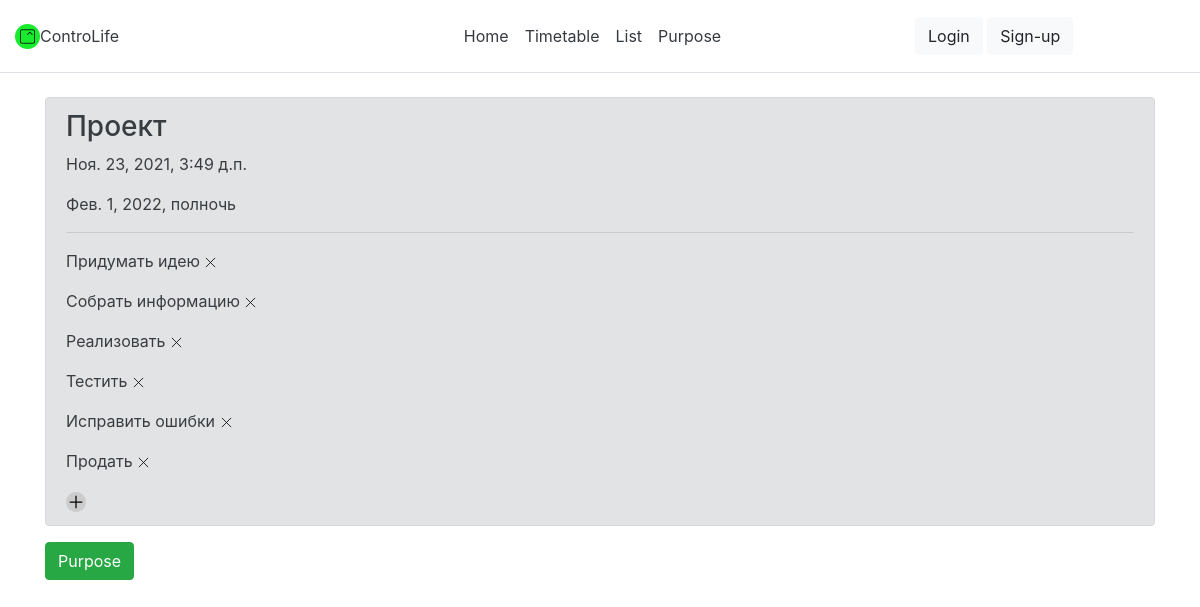
Page /change_purpose/5 on the committed database.
### main/models.py (models this page shows, shortened)
class Purpose(models.Model):
    name = models.CharField('Name', max_length=100)
    task = models.ManyToManyField(Task)
    start = models.DateTimeField('Start', auto_now_add=True)
    finish = models.DateTimeField('Finish', auto_now_add=True)
    planed = models.DateTimeField('Planed')

class Task(models.Model):
    name = models.CharField('Task', max_length=100)
    time = models.TimeField('Time')

### main/views.py (the view)
# urls.py: path('change_purpose/<int:idp>', views.change_purpose, name="change_purpose"),
def change_purpose(request, idp):
    d = Purpose.objects.get(id=idp)
    return render(request, 'main/change_purpose.html', {'title': 'Purpose', 'd': d})

### main/templates/main/change_purpose.html (shortened to what this page needs)
{% extends 'main/base.html' %}
{% load static %}
{% block content %}
    {% if d %}
        <div class="alert alert-secondary" role="alert">
            <h3>{{ d.name }}</h3>
            <p>{{ d.start }}</p>
            <p>{{ d.planed }}</p>
            <hr>
            {% for t in d.task.all %}
            <p>{{ t.name }} <a href="{% url 'main:dell_purpose' d.id t.id %}"><img src="{% static 'main/img/dell.svg' %}" alt="Dell"></a></p>
            {% endfor %}
           <a href="{% url 'main:add_task_purpose' d.id %}"><img src="{% static 'main/img/add.svg' %}" alt="Add"></a>
        </div>
    {% else %}
        <p>Free <3</p>
    {% endif %}
    <a href="{% url 'main:purpose' %}" class="btn btn-success" role="button">Purpose</a>
{% endblock %}

### rows in the picture
Purpose: name "Проект", start "Ноя. 23, 2021, 3:49 д.п.", planed "Фев. 1, 2022, полночь"
Task: name "Придумать идею"
Task: name "Собрать информацию"
Task: name "Реализовать"
Task: name "Тестить"
Task: name "Исправить ошибки"
Task: name "Продать"
